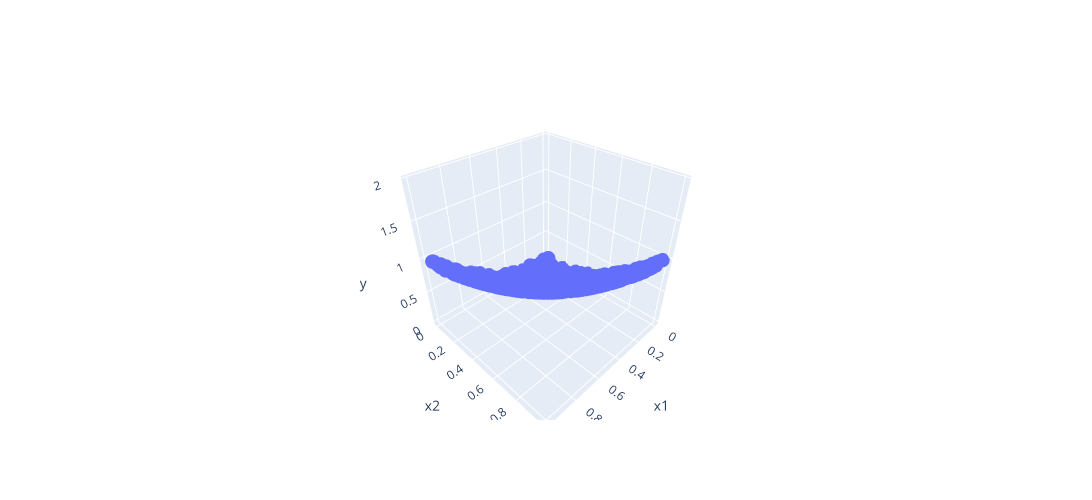

The notebook cell this image was saved under:
### Code cell
## Generate two dimensional dataset y=x1^2+x2^2

# Set a random seed for reproducibility
torch.manual_seed(42)

# Define the dataset size
num_samples = 1000

# Generate random values for x1 and x2 in the interval [0, 1)
x1 = torch.rand(num_samples)
x2 = torch.rand(num_samples)

# Compute y based on y = x1^2 + x2^2
y = x1**2 + x2**2

# Reshape x1, x2, and y to have a single dimension
x1 = x1.view(-1, 1)
x2 = x2.view(-1, 1)
y = y.view(-1, 1)

# Visualize the datasets
import plotly.graph_objects as go

# Create a scatter plot
fig = go.Figure(data=[go.Scatter3d(x=x1.detach().numpy().flatten(), y=x2.detach().numpy().flatten(), z=y.detach().numpy().flatten(), mode='markers', marker=dict(size=5))])
fig.update_layout(scene=dict(xaxis_title='x1', yaxis_title='x2', zaxis_title='y', aspectmode='cube'), height=500, width=1400)
fig.show()

### Figure 1 — Plotly figure (JSON) as saved in the notebook; plotly's stock layout.template omitted (floating-point values rounded to 4 significant figures; data arrays with more than 128 entries replaced by an {"elided": "..."} marker saying what was removed)
{"data": [{"marker": {"size": 5}, "mode": "markers", "type": "scatter3d", "x": {"elided": "1000 float values"}, "y": {"elided": "1000 float values"}, "z": {"elided": "1000 float values"}}], "layout": {"height": 500, "scene": {"aspectmode": "cube", "xaxis": {"title": {"text": "x1"}}, "yaxis": {"title": {"text": "x2"}}, "zaxis": {"title": {"text": "y"}}}, "width": 1400}}
